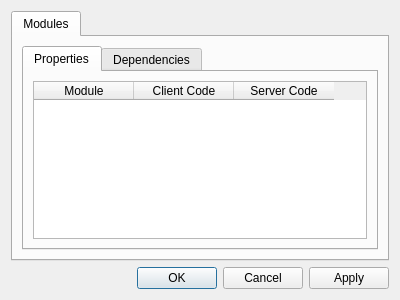
<?xml version="1.0" encoding="UTF-8"?>
<ui version="4.0">
 <class>Maditor::View::Dialogs::ModulePropertiesDialog</class>
 <widget class="QDialog" name="Maditor::View::Dialogs::ModulePropertiesDialog">
  <property name="geometry">
   <rect>
    <x>0</x>
    <y>0</y>
    <width>400</width>
    <height>300</height>
   </rect>
  </property>
  <property name="windowTitle">
   <string>Properties - Module '%1'</string>
  </property>
  <layout class="QVBoxLayout" name="verticalLayout">
   <item>
    <widget class="QTabWidget" name="tabWidget">
     <property name="tabPosition">
      <enum>QTabWidget::North</enum>
     </property>
     <property name="currentIndex">
      <number>0</number>
     </property>
     <widget class="QWidget" name="modulesTab">
      <attribute name="title">
       <string>Modules</string>
      </attribute>
      <layout class="QGridLayout" name="gridLayout">
       <item row="0" column="0">
        <widget class="QTabWidget" name="modulesWidget">
         <property name="currentIndex">
          <number>0</number>
         </property>
         <widget class="QWidget" name="propertiesTab">
          <attribute name="title">
           <string>Properties</string>
          </attribute>
          <layout class="QGridLayout" name="gridLayout_3">
           <item row="0" column="0">
            <widget class="QTableWidget" name="propertiesWidget">
             <property name="rowCount">
              <number>0</number>
             </property>
             <property name="columnCount">
              <number>3</number>
             </property>
             <column>
              <property name="text">
               <string>Module</string>
              </property>
             </column>
             <column>
              <property name="text">
               <string>Client Code</string>
              </property>
             </column>
             <column>
              <property name="text">
               <string>Server Code</string>
              </property>
             </column>
            </widget>
           </item>
          </layout>
         </widget>
         <widget class="QWidget" name="dependenciesTab">
          <attribute name="title">
           <string>Dependencies</string>
          </attribute>
          <layout class="QGridLayout" name="gridLayout_2">
           <item row="0" column="0">
            <widget class="QTabWidget" name="dependenciesWidget"/>
           </item>
          </layout>
         </widget>
        </widget>
       </item>
      </layout>
     </widget>
    </widget>
   </item>
   <item>
    <widget class="QDialogButtonBox" name="buttonBox">
     <property name="orientation">
      <enum>Qt::Horizontal</enum>
     </property>
     <property name="standardButtons">
      <set>QDialogButtonBox::Apply|QDialogButtonBox::Cancel|QDialogButtonBox::Ok</set>
     </property>
    </widget>
   </item>
  </layout>
 </widget>
 <resources/>
 <connections>
  <connection>
   <sender>buttonBox</sender>
   <signal>accepted()</signal>
   <receiver>Maditor::View::Dialogs::ModulePropertiesDialog</receiver>
   <slot>accept()</slot>
   <hints>
    <hint type="sourcelabel">
     <x>248</x>
     <y>254</y>
    </hint>
    <hint type="destinationlabel">
     <x>157</x>
     <y>274</y>
    </hint>
   </hints>
  </connection>
  <connection>
   <sender>buttonBox</sender>
   <signal>rejected()</signal>
   <receiver>Maditor::View::Dialogs::ModulePropertiesDialog</receiver>
   <slot>reject()</slot>
   <hints>
    <hint type="sourcelabel">
     <x>316</x>
     <y>260</y>
    </hint>
    <hint type="destinationlabel">
     <x>286</x>
     <y>274</y>
    </hint>
   </hints>
  </connection>
 </connections>
 <slots>
  <slot>apply()</slot>
 </slots>
</ui>
